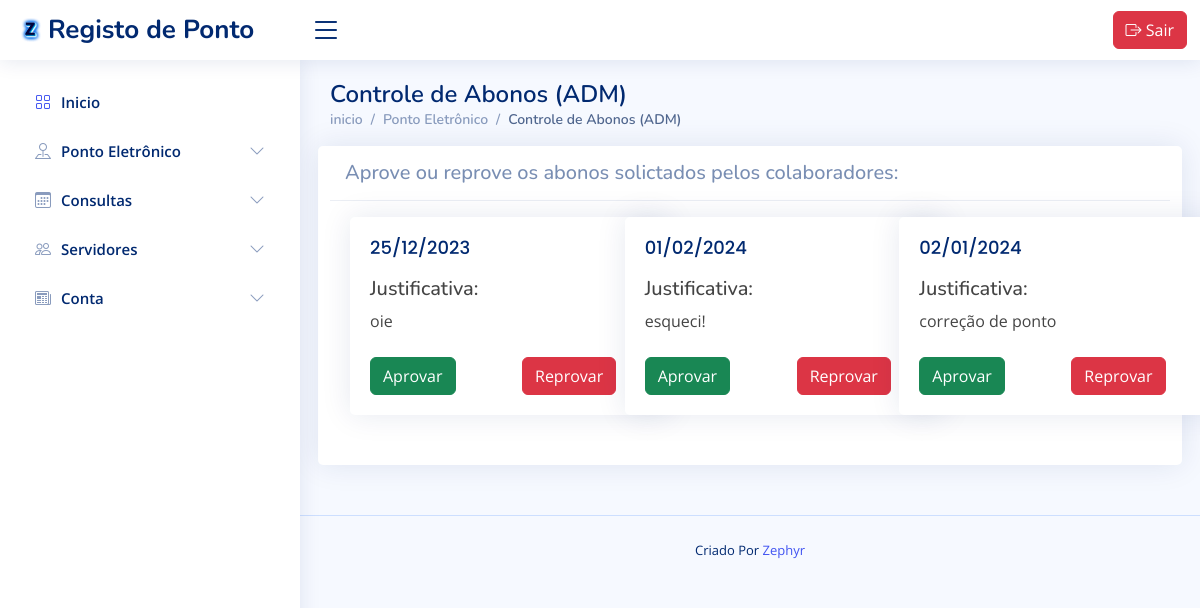
The app's page /gestor/controleAbonoADM.php (signed in) with its own data.
### tables this page shows
CREATE TABLE `solicitacaoabonos` (
  `id` int(11) NOT NULL,
  `id_usuario` int(11) DEFAULT NULL,
  `batida1` time DEFAULT NULL,
  `batida2` time DEFAULT NULL,
  `batida3` time DEFAULT NULL,
  `batida4` time DEFAULT NULL,
  `batida5` time DEFAULT NULL,
  `batida6` time DEFAULT NULL,
  `justificativa` text,
  `dia` date DEFAULT NULL,
  `status` int(11) DEFAULT NULL COMMENT '1 - pendente, 2 - aprovado, 3 - reprovado'
);

### classes/sql.class.php (called while the page is built, shortened)
<?php
require_once("conexao.class.php");
class SQL {
    var $conexao;
    function SQL() {
        $oConexao = new Conexao();
        $this->conexao = $oConexao->conexao;
    }
    function executarQuery($sql){
        $res = mysqli_query($this->conexao, $sql);
        if($res){
            if(mysqli_num_rows($res) > 0){
                while($aReg = mysqli_fetch_assoc($res)){
                    $aObj[] = $aReg;
                }
            }
            return (mysqli_num_rows($res) > 0) ? $aObj : false;
        } else {
            return false;
        }
    }
    function getAbonos(){
        $sql = "
            select
                *
            from gestaoponto.solicitacaoabonos a
            where a.status = 1
            order by a.id ASC
        ";
        return $this->executarQuery($sql);
    }
}
?>

### classes/conexao.class.php (called while the page is built, shortened)
<?php
class Conexao{
	function set_conexao($conexao){
	    $this->conexao = $conexao;
	}
}
?>

### gestor/controleAbonoADM.php (the view, shortened to what this page needs)
<?php
require '../classes/sql.class.php';
$sql = new SQL();
$getAbonos = $sql->getAbonos();
?>
<!DOCTYPE html>
<html lang="pt-br">
<head>
    <?php include '../includes/cabecalho.php';?>
</head>
<body>
    <?php include '../includes/navBar.php'?>
    <?php include '../includes/menuLateral.php'?>
    <main id="main" class="main">
        <div class="pagetitle">
            <h1>Controle de Abonos (ADM)</h1>
            <nav>
                <ol class="breadcrumb">
                    <li class="breadcrumb-item"><a href="index.php">inicio</a></li>
                    <li class="breadcrumb-item">Ponto Eletrônico</li>
                    <li class="breadcrumb-item active">Controle de Abonos (ADM)</li>
                </ol>
            </nav>
        </div>
        <section class="section dashboard">
            <div class="row">
                <div class="col-lg-12">
                    <div class="row">
                    <div class="card">
                        <h5 class="card-header">Aprove ou reprove os abonos solictados pelos colaboradores:</h5>
                        <div class="card-body row">
                        <?php
                        if(!empty($getAbonos)){
                            foreach($getAbonos as $abonos){
                            $data = $abonos['dia'];
                            $id = $abonos['id'];
                            $dataFormatada = DateTime::createFromFormat('Y-m-d', $data)->format('d/m/Y');
                        ?>
                        <div class="col-md-4 mt-3" id="card<?=$id?>">
                                <div class="card" style="width: 20rem;">
                                  <div class="card-body">
                                    <h5 class="card-title"><?=$dataFormatada?></h5>
                                    <h5 class="card-subtitle mb-2 text-body-secondary">Justificativa: </h5>
                                    <p class="card-text"><?=utf8_encode($abonos['justificativa'])?></p>
                                    <div class="row">
                                        <div class="col-md-6 mt-2">
                                            <button class="btn btn-success" data-idAbono="<?=$id?>" type="button" id="btnAprovar<?=$id?>"
                                            onclick='aprovar(this)'
                                            >
                                                Aprovar
                                            </button>
                                        </div>
                                        <div class="col-md-6 mt-2">
                                            <button class="btn btn-danger" data-idAbono="<?=$id?>" type="button" id="btnReprovar<?=$id?>"
                                            onclick='reprovar(this)'
                                            >
                                                Reprovar
                                            </button>
                                        </div>
                                    </div>
                                  </div>
                                </div>
                            </div>
                        <?php
                            }
                        }
                        ?>
                        </div>
                    </div>
                    </div>
                </div>
            </div>
        </section>
    </main>
    <?php include "../includes/rodape.php";?>
</body>
</html>

### assets/css/style.css (style rules this page uses)
:root { scroll-behavior: smooth; }
body { font-family: "Open Sans", sans-serif; background: #f6f9ff; color: #444444; }
a { color: #4154f1; text-decoration: none; }
h1, h2, h3, h4, h5, h6 { font-family: "Nunito", sans-serif; }
#main { margin-top: 60px; padding: 20px 30px; transition: all 0.3s; }
.pagetitle { margin-bottom: 10px; }
.pagetitle h1 { font-size: 24px; margin-bottom: 0; font-weight: 600; color: #012970; }
.card { margin-bottom: 30px; border: none; border-radius: 5px; box-shadow: 0px 0 30px rgba(1, 41, 112, 0.1); }
.card-header, .card-footer { border-color: #ebeef4; background-color: #fff; color: #798eb3; padding: 15px; }
.card-title { padding: 20px 0 15px 0; font-size: 18px; font-weight: 500; color: #012970; font-family: "Poppins", sans-serif; }
.card-body { padding: 0 20px 20px 20px; }
.breadcrumb { font-size: 14px; font-family: "Nunito", sans-serif; color: #899bbd; font-weight: 600; }
.breadcrumb a { color: #899bbd; transition: 0.3s; }
.breadcrumb .breadcrumb-item::before { color: #899bbd; }
.breadcrumb .active { color: #51678f; font-weight: 600; }
@media (min-width: 1200px) { #main, #footer { margin-left: 300px; } }

### records on screen
solicitacaoabonos: dia "25/12/2023", justificativa "oie"
solicitacaoabonos: dia "01/02/2024", justificativa "esqueci!"
solicitacaoabonos: dia "02/01/2024", justificativa "correção de ponto"
